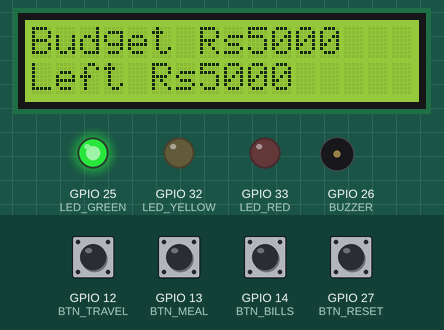
The sketch below on a simulated ESP32. Parts: 16×2 character LCD, output pins drawn as LEDs (lit = HIGH), buzzer (waves = sounding). The inputs (shaded band) are chosen by the test bench; at power-on: GPIO 12 (BTN_TRAVEL), GPIO 13 (BTN_MEAL), GPIO 14 (BTN_BILLS), GPIO 27 (BTN_RESET) HIGH. The local clock reads 2024-03-15 10:24:30 at power-on unless the sketch sets it; EEPROM starts erased; what the sketch prints to the serial monitor is not drawn.

Above: at 6.4 s.
6.5 s: GPIO 12 (BTN_TRAVEL) pulled LOW for 0.15 s
At 7.3 s:
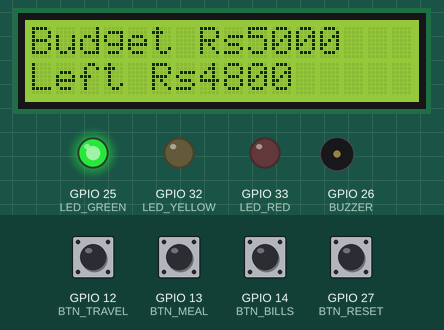
8.1 s: GPIO 13 (BTN_MEAL) pulled LOW for 0.15 s
At 8.5 s:
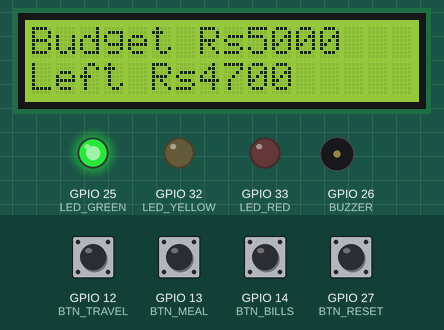
9.7 s: GPIO 14 (BTN_BILLS) pulled LOW for 0.15 s
At 10.9 s:
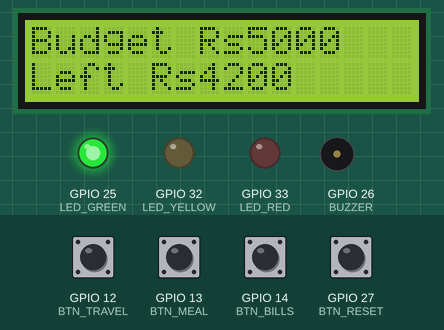
11.3 s: GPIO 27 (BTN_RESET) pulled LOW for 0.15 s
At 11.8 s:
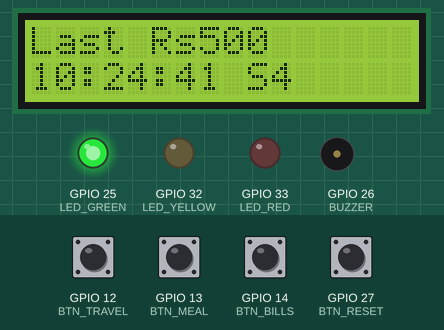
12.9 s: GPIO 12 (BTN_TRAVEL) pulled LOW for 1 s
At 13.4 s:
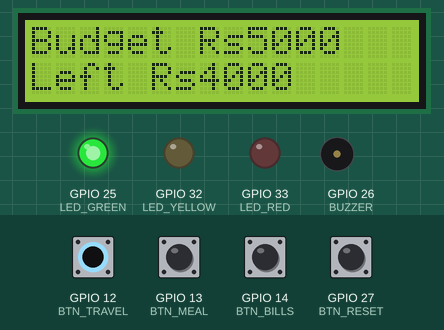
15.4 s: GPIO 13 (BTN_MEAL) pulled LOW for 1 s
At 16.4 s:
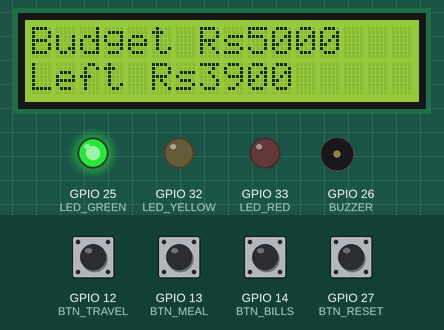
Timing chart, 0 to 18.4 s (numbered marks = the images above; inputs shaded):
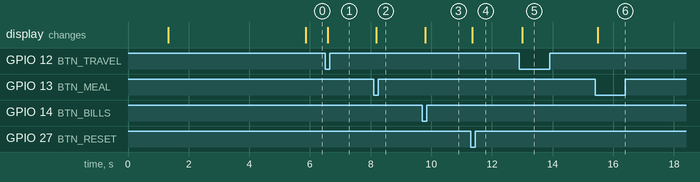

The sketch:

sketch.ino
```cpp
#include <Arduino.h>
#include <Wire.h>
#include <LiquidCrystal_I2C.h>
#include <RTClib.h>
#include <EEPROM.h>

constexpr uint8_t BTN_MEAL=13, BTN_TRAVEL=12, BTN_BILLS=14, BTN_RESET=27;
constexpr uint8_t BUZZER=26, LED_GREEN=25, LED_YELLOW=32, LED_RED=33;
constexpr uint16_t EEPROM_BYTES=512, SLOT_BYTES=64;
constexpr uint8_t SLOT_COUNT=EEPROM_BYTES/SLOT_BYTES;
constexpr uint32_t MAGIC=0x45585031UL;
constexpr uint16_t VERSION=2;
constexpr int32_t DEFAULT_BUDGET=5000;
constexpr uint32_t DEBOUNCE_MS=35, RESET_HOLD_MS=2000, PAGE_MS=4500, TICK_MS=250;

LiquidCrystal_I2C lcd(0x27,16,2);
RTC_DS1307 rtc;

struct State { uint32_t magic; uint16_t version; uint16_t reserved; uint32_t sequence; int32_t total; int32_t budget; uint32_t count; int32_t lastAmount; uint32_t lastTimestamp; uint16_t crc; uint8_t padding[30]; };
static_assert(sizeof(State)==SLOT_BYTES,"State must be 64 bytes");
struct Button { uint8_t pin; bool raw; bool stable; uint32_t changed; };
State st{};
Button buttons[]={{BTN_MEAL,HIGH,HIGH,0},{BTN_TRAVEL,HIGH,HIGH,0},{BTN_BILLS,HIGH,HIGH,0}};
uint8_t slot=0,page=0; uint32_t lastPage=0,lastTick=0,resetStart=0; bool resetDone=false,rtcOK=false; const char* level="NORMAL";

uint16_t crc16(const uint8_t* p,size_t n){uint16_t c=0xFFFF;for(size_t i=0;i<n;i++){c^=p[i];for(uint8_t b=0;b<8;b++)c=(c&1)?(c>>1)^0xA001:(c>>1);}return c;}
bool valid(const State& x){if(x.magic!=MAGIC||x.version!=VERSION||x.total<0||x.total>100000000||x.budget<100||x.budget>100000000)return false;State y=x;uint16_t c=y.crc;y.crc=0;return crc16((uint8_t*)&y,sizeof(y))==c;}
void seal(){st.magic=MAGIC;st.version=VERSION;st.reserved=0;st.crc=0;st.crc=crc16((uint8_t*)&st,sizeof(st));}
void defaults(){memset(&st,0,sizeof(st));st.magic=MAGIC;st.version=VERSION;st.budget=DEFAULT_BUDGET;st.sequence=1;slot=0;seal();EEPROM.put(0,st);EEPROM.commit();}
void load(){State x{};bool found=false;uint32_t newest=0;for(uint8_t s=0;s<SLOT_COUNT;s++){EEPROM.get(s*SLOT_BYTES,x);if(valid(x)&&(!found||x.sequence>newest)){st=x;newest=x.sequence;slot=s;found=true;}}if(!found)defaults();Serial.printf("AUDIT,BOOT,RECOVERED,seq=%lu,total=%ld,budget=%ld,count=%lu\n",(unsigned long)st.sequence,(long)st.total,(long)st.budget,(unsigned long)st.count);}
void save(){st.sequence++;slot=(slot+1)%SLOT_COUNT;seal();EEPROM.put(slot*SLOT_BYTES,st);if(!EEPROM.commit())Serial.println("AUDIT,ERROR,EEPROM_COMMIT_FAILED");}
DateTime now(){return rtcOK?rtc.now():DateTime(2000,1,1,0,0,0);}
void stamp(const DateTime& d){char b[24];snprintf(b,sizeof(b),"%04d-%02d-%02dT%02d:%02d:%02d",d.year(),d.month(),d.day(),d.hour(),d.minute(),d.second());Serial.print(b);}
int pct(){return st.budget?constrain((int)(((long)st.total*100L)/st.budget),0,999):100;}
void update(){int p=pct();level=p>=100?"CRITICAL":p>=80?"WARNING":"NORMAL";digitalWrite(LED_GREEN,!strcmp(level,"NORMAL"));digitalWrite(LED_YELLOW,!strcmp(level,"WARNING"));digitalWrite(LED_RED,!strcmp(level,"CRITICAL"));noTone(BUZZER);if(!strcmp(level,"CRITICAL")&&(millis()/500)%2==0)tone(BUZZER,2200);else if(!strcmp(level,"WARNING")&&millis()-lastTick<90)tone(BUZZER,1200);}
void message(const char* a,const char* b){lcd.clear();lcd.setCursor(0,0);lcd.print(a);lcd.setCursor(0,1);lcd.print(b);lastPage=millis();}
void pageShow(){update();DateTime d=now();lcd.clear();if(page==0){lcd.setCursor(0,0);lcd.print("Spent Rs");lcd.print(st.total);lcd.setCursor(0,1);lcd.print(level);lcd.print(" ");lcd.print(pct());lcd.print("% ");lcd.print(st.count);lcd.print("TX");}else if(page==1){lcd.setCursor(0,0);lcd.print("Budget Rs");lcd.print(st.budget);lcd.setCursor(0,1);lcd.print("Left Rs");lcd.print(max(0L,(long)st.budget-st.total));}else{lcd.setCursor(0,0);lcd.print("Last Rs");lcd.print(st.lastAmount);lcd.setCursor(0,1);char t[17];snprintf(t,sizeof(t),"%02d:%02d:%02d S%lu",d.hour(),d.minute(),d.second(),(unsigned long)st.sequence);lcd.print(t);}lastPage=millis();}
bool pressed(Button& b){bool r=digitalRead(b.pin);uint32_t t=millis();if(r!=b.raw){b.raw=r;b.changed=t;}if(t-b.changed>=DEBOUNCE_MS&&r!=b.stable){b.stable=r;return b.stable==LOW;}return false;}
void add(int32_t amount,const char* category){
  if(amount<=0||st.total>100000000-amount){
    Serial.println("AUDIT,ERROR,EXPENSE_LIMIT_REACHED");
    message("Expense rejected","Ledger limit");
    tone(BUZZER,400,180);
    return;
  }
  st.total+=amount;st.lastAmount=amount;st.count++;DateTime d=now();st.lastTimestamp=d.unixtime();save();Serial.print("AUDIT,EXPENSE,category=");Serial.print(category);Serial.print(",amount=");Serial.print(amount);Serial.print(",total=");Serial.print(st.total);Serial.print(",time=");stamp(d);Serial.println();char a[17],b[17];snprintf(a,sizeof(a),"+Rs%ld %s",(long)amount,category);snprintf(b,sizeof(b),"Total Rs%ld",(long)st.total);message(a,b);tone(BUZZER,1500,90);update();}
void resetLedger(){int32_t b=st.budget;uint32_t sequence=st.sequence;memset(&st,0,sizeof(st));st.budget=b;st.sequence=sequence;st.lastTimestamp=now().unixtime();save();Serial.println("AUDIT,ADMIN,LEDGER_RESET");message("Ledger reset","Budget kept");tone(BUZZER,700,250);update();}
void setup(){Serial.begin(115200);Wire.begin(21,22);pinMode(BTN_MEAL,INPUT_PULLUP);pinMode(BTN_TRAVEL,INPUT_PULLUP);pinMode(BTN_BILLS,INPUT_PULLUP);pinMode(BTN_RESET,INPUT_PULLUP);pinMode(BUZZER,OUTPUT);pinMode(LED_GREEN,OUTPUT);pinMode(LED_YELLOW,OUTPUT);pinMode(LED_RED,OUTPUT);EEPROM.begin(EEPROM_BYTES);load();lcd.init();lcd.backlight();rtcOK=rtc.begin();if(rtcOK&&!rtc.isrunning())rtc.adjust(DateTime(F(__DATE__),F(__TIME__)));if(!rtcOK)Serial.println("AUDIT,ERROR,RTC_UNAVAILABLE");Serial.println("SMART EXPENSE MANAGER v2.0 READY");Serial.println("Controls: MEAL=100, TRAVEL=200, BILLS=500, RESET=hold 2s");message("Expense Manager","Enterprise v2.0");delay(1200);pageShow();}
void loop(){uint32_t t=millis();if(pressed(buttons[0])){add(100,"MEAL");page=0;}if(pressed(buttons[1])){add(200,"TRAVEL");page=0;}if(pressed(buttons[2])){add(500,"BILLS");page=0;}if(digitalRead(BTN_RESET)==LOW){if(!resetStart){resetStart=t;resetDone=false;message("Hold to reset","Release=cancel");}if(!resetDone&&t-resetStart>=RESET_HOLD_MS){resetDone=true;resetLedger();}}else{resetStart=0;resetDone=false;}if(t-lastTick>=TICK_MS){lastTick=t;update();}if(t-lastPage>=PAGE_MS){page=(page+1)%3;pageShow();}delay(2);}
```

Measured:
- after the input at 6.5 s, the display: changes after 0.09 s (image 1)
- after the input at 8.1 s, the display: changes after 0.09 s (image 2)
- after the input at 9.7 s, the display: changes after 0.09 s (image 3)
- after the input at 11.3 s, the display: changes after 0.05 s (image 4)
- after the input at 12.9 s, the display: changes after 0.10 s (image 5)
- after the input at 15.4 s, the display: changes after 0.09 s (image 6)
